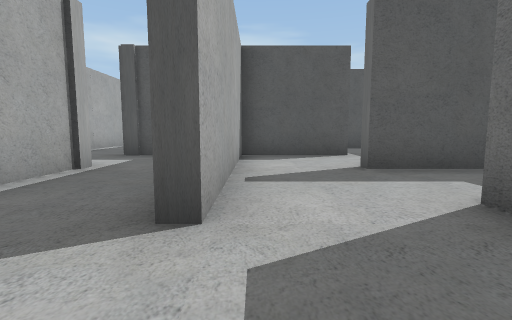
[1] (above)

24 first-person views from a walk through a scene from a Unity 3-D project. The camera is 1.2 m above the floor, tilts 6° down and sees 85° across. The floor is counted in squares, 2 m on a side. Each view is taken from the middle of a square. On the plan, view 1 faces up. The plan holds only what a view shows up to about 9 squares ahead; the rest is blank. The player character is not drawn.

[2]
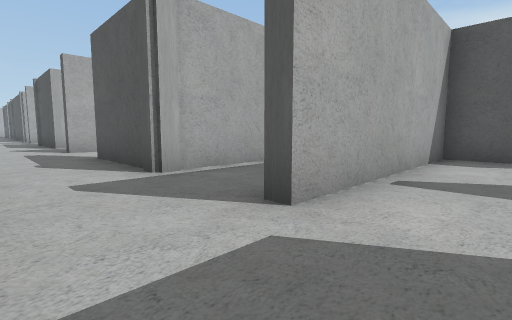

[3]
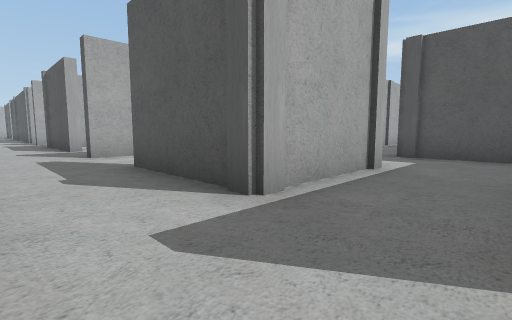

[4]
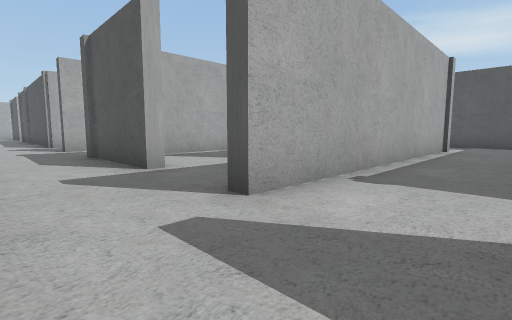

[5]
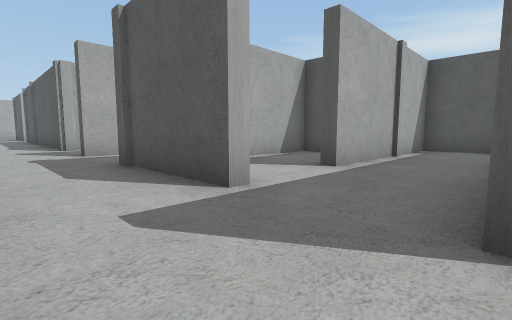

[6]
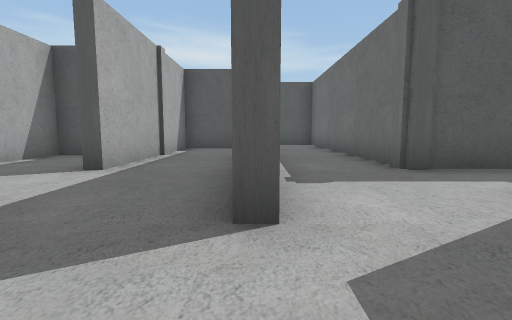

[7]
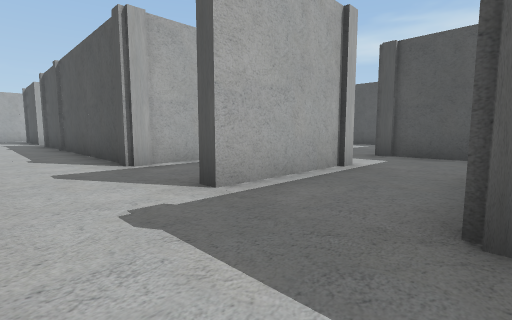

[8]
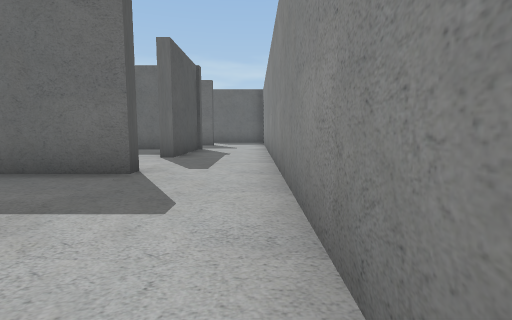

[9]
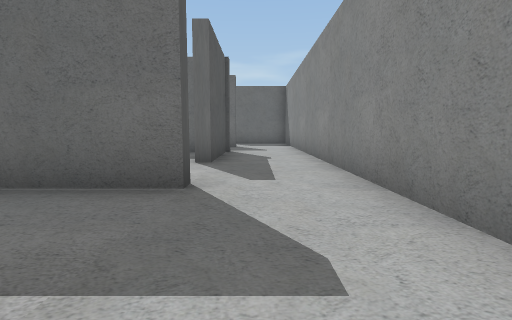

[10]
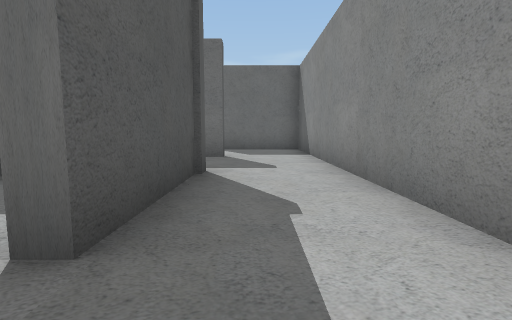

[11]
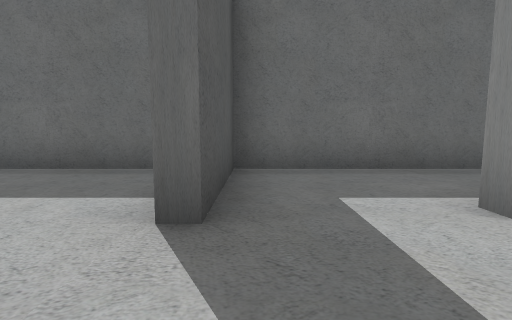

[12]
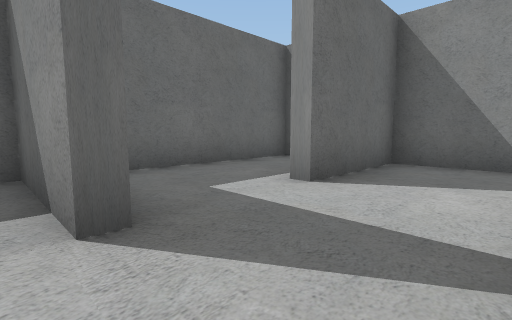

[13]
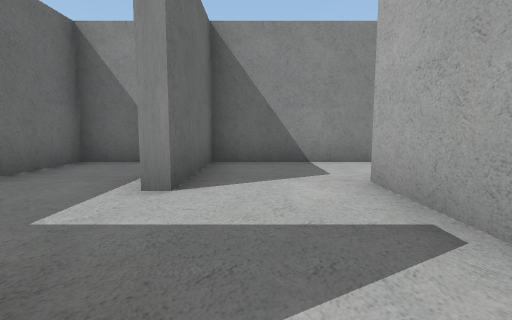

[14]
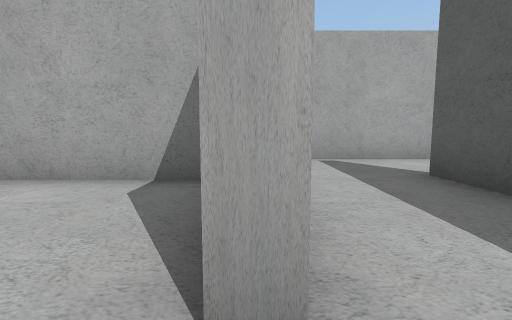

[15]
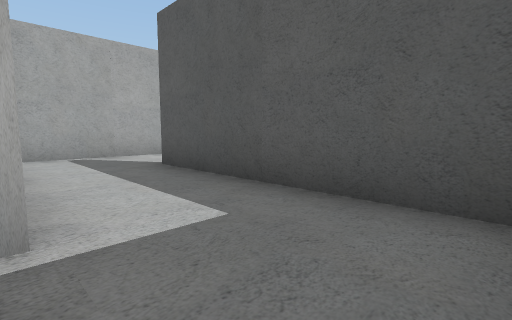

[16]
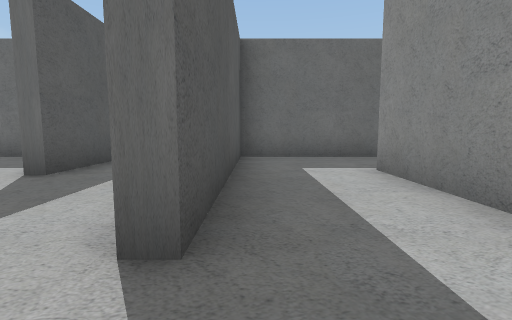

[17]
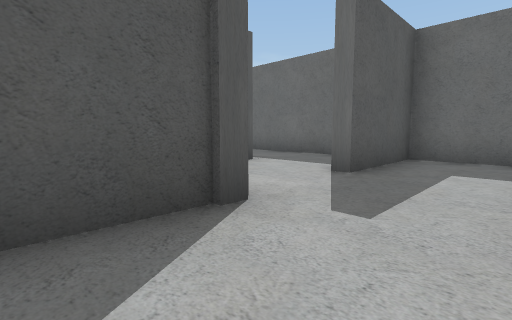

[18]
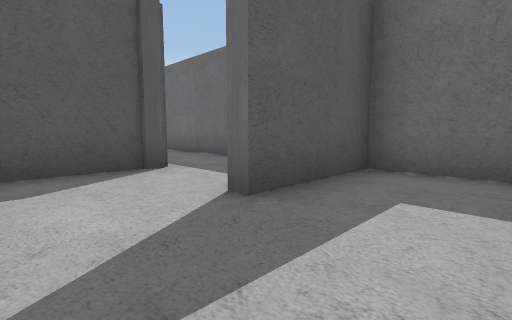

[19]
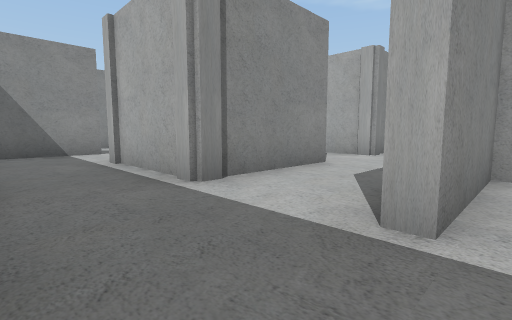

[20]
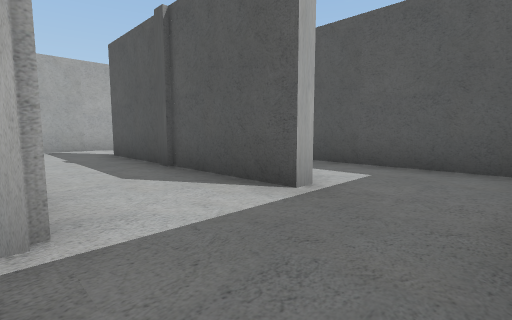

[21]
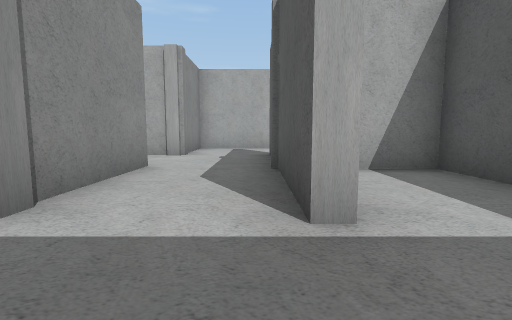

[22]
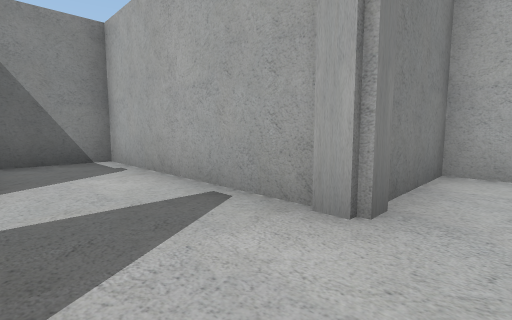

[23]
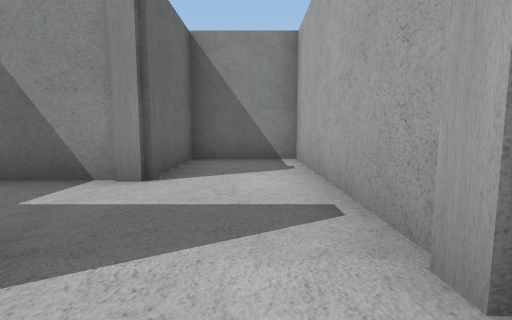

[24]
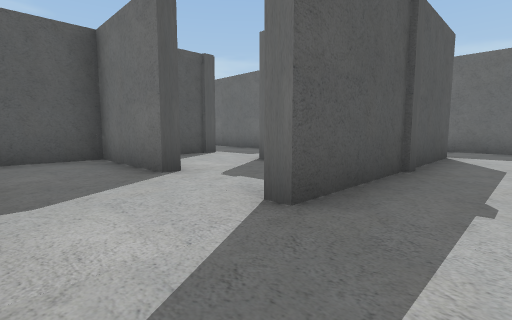

### Floor plan
Key: @ floor where view 1 was taken; # wall or solid block; . floor.
Columns run from 24 left of view 1 to 5 right of it. Each row starts with its distance up from view 1.
 24                    #####.
 23                    ..#...
 22                    ..#.######
 21                    ....#.....
 20                   #....#.....#
 19                   #..######..#
 18                   #..........#
 17                   ####..###..#
 16                      #....#..#
 15                      #...##..#
 14                      #.###...#
 13                      #.#.....
 12                  #   ###..####
 11                  .   #.......#
 10                 ..   #.......#
  9              ####.#..#..######
  8              #..#.#..#.......#
  7         ######..#.# .######..#
  6         ...#.#..#.# ...#.....#
  5          ..#.#..#.#  ..#.....#
  4         #..#....#.####.#..####
  3       #.#..#....#....#.#.....#
  2 #######.#..###..#..###.#..#..#
  1 ..........................#..#
  0  .......................@.#..#
 -1             ##################

Positions as (right, up) in squares from view 1, and headings:
1: (0, 0), facing up
2: (1, 0), facing up-left
3: (-1, 0), facing up-left
4: (-6, 0), facing up-left
5: (-8, 0), facing up-left
6: (-8, 0), facing up
7: (-13, 0), facing up-left
8: (-12, 0), facing right
9: (-11, 1), facing right
10: (-7, 1), facing right
11: (0, 4), facing right
12: (0, 5), facing down-right
13: (1, 5), facing down
14: (3, 7), facing left
15: (4, 7), facing up-left
16: (-2, 9), facing right
17: (-2, 10), facing up-right
18: (0, 10), facing up-right
19: (4, 20), facing down-left
20: (4, 17), facing up-left
21: (4, 19), facing left
22: (-1, 18), facing down-left
23: (-2, 18), facing down
24: (-5, 18), facing up-right
